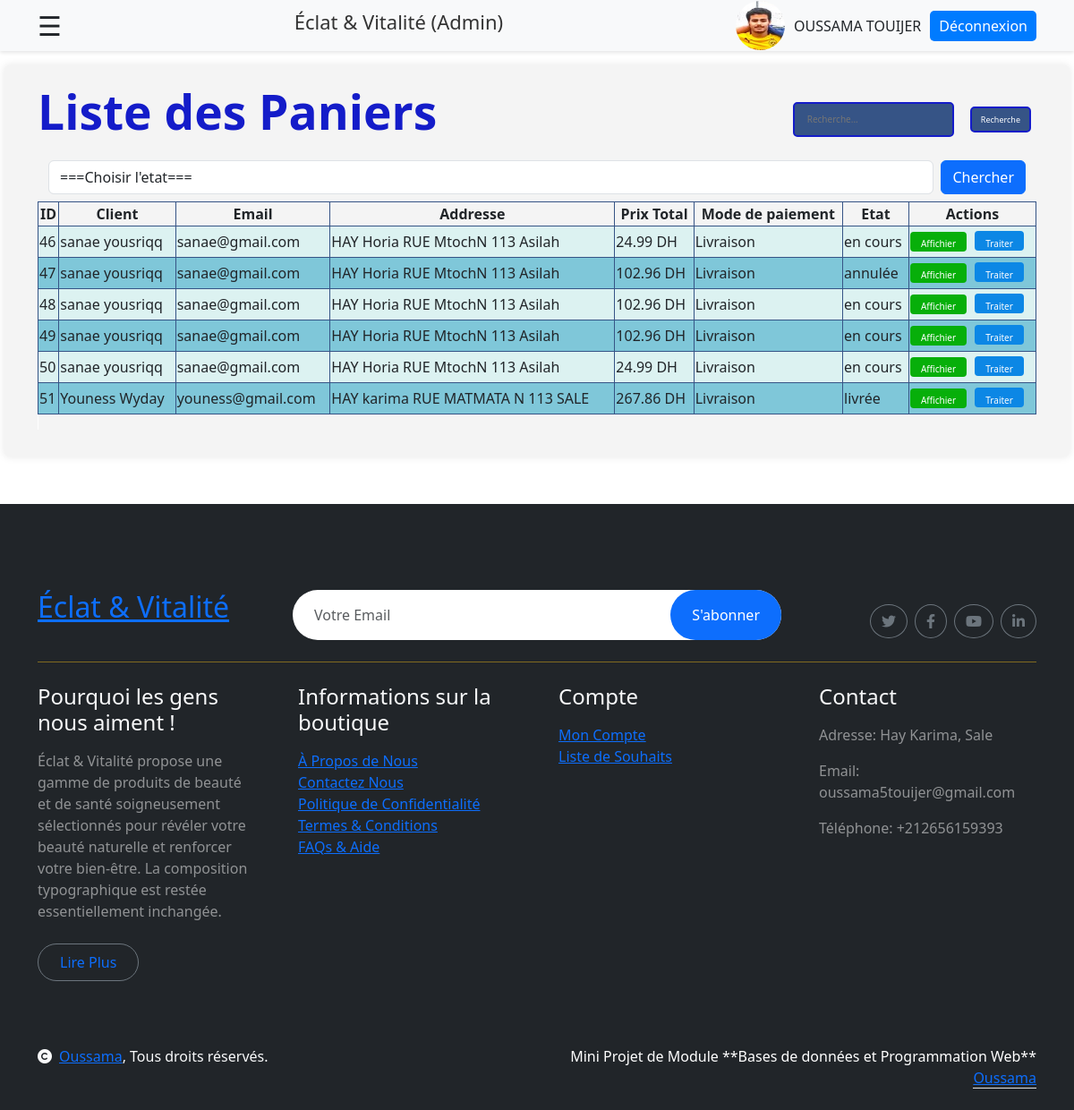
Before: /admin/vente/listeVentes.php (signed in) with the older database file.
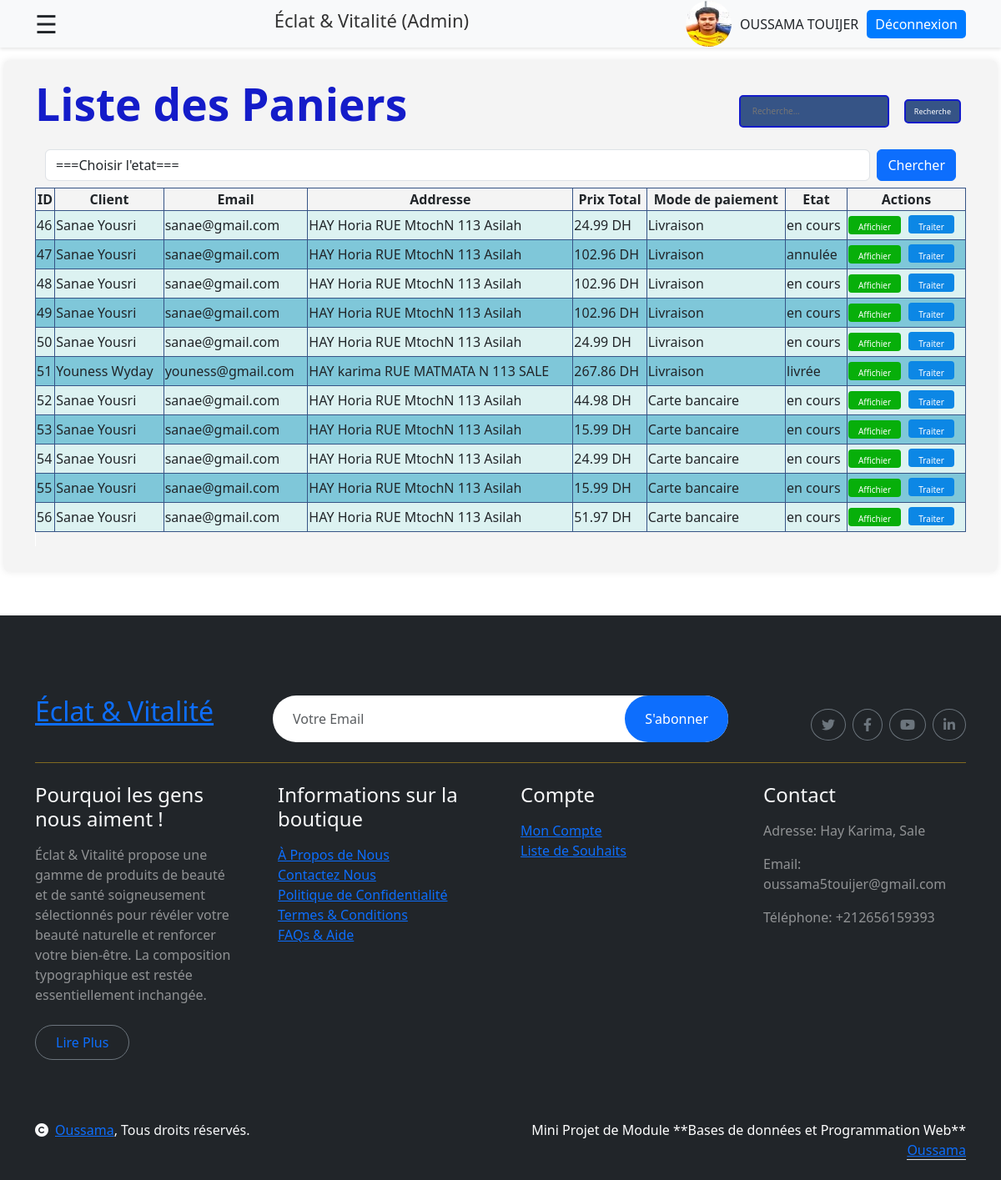
After: the same page with the newer database file.
### tables this page shows
CREATE TABLE IF NOT EXISTS `panier` (
  `id` int NOT NULL AUTO_INCREMENT,
  `idClient` bigint NOT NULL,
  `total` double(100,2) NOT NULL,
  `date_modified` timestamp NULL DEFAULT CURRENT_TIMESTAMP ON UPDATE CURRENT_TIMESTAMP,
  `date_creation` timestamp NULL DEFAULT CURRENT_TIMESTAMP,
  `etat_commande` enum('en cours','en livraison','livrée','annulée','autre') DEFAULT 'en cours',
  `mode_paiement` enum('Livraison','Carte bancaire') NOT NULL DEFAULT 'Livraison',
  PRIMARY KEY (`id`),
  KEY `fk_IdUser` (`idClient`)
);

CREATE TABLE IF NOT EXISTS `users` (
  `id` bigint NOT NULL AUTO_INCREMENT,
  `nom` varchar(100) DEFAULT NULL,
  `prenom` varchar(100) DEFAULT NULL,
  `email` varchar(255) DEFAULT NULL,
  `password` varchar(255) DEFAULT NULL,
  `user_type` enum('client','admin') DEFAULT NULL,
  `telephone` varchar(20) DEFAULT NULL,
  `address` varchar(255) DEFAULT NULL,
  `ville` varchar(100) DEFAULT NULL,
  `date_creation` timestamp NULL DEFAULT CURRENT_TIMESTAMP,
  `date_modification` timestamp NULL DEFAULT CURRENT_TIMESTAMP ON UPDATE CURRENT_TIMESTAMP,
  `etat` tinyint(1) DEFAULT '0',
  PRIMARY KEY (`id`)
);

### include/functionsPanier.php (called while the page is built, shortened)
<?php
function connectToDatabase() {
    $servername = "localhost";
    $username = "root";
    $password = "";
    $DBname = "eclat_vitalite";
    try {
        $conn = new PDO("mysql:host=$servername;dbname=$DBname", $username, $password);
        $conn->setAttribute(PDO::ATTR_ERRMODE, PDO::ERRMODE_EXCEPTION);
        return $conn;
    } catch(PDOException $e) {
        echo "Échec de la connexion : " . $e->getMessage();
        exit();
    }
}
function getAllPaniers() {
    try {
        $conn = connectToDatabase();
        $requete = "SELECT p.*, u.nom,u.prenom,u.address,u.email FROM panier p INNER JOIN users u ON u.id = p.idClient";
        $resultat = $conn->query($requete);
        $paniers = $resultat->fetchAll(PDO::FETCH_ASSOC);
        return $paniers;
    } catch(PDOException $e) {
        echo "Erreur lors de l'exécution de la requête : " . $e->getMessage();
        $conn = null;
        exit();
    }
}
?>

### admin/vente/listeVentes.php (the view, shortened to what this page needs)
<?php
include '../../include/functionsPanier.php';
$paniers = [];
if (!empty($_POST['sPro'])) {
    $paniers = searchPaniers($_POST['sPro']);
} else {
    $paniers = getAllPaniers();
}
$page = isset($_GET['page']) ? $_GET['page'] : 1;
$paniersPerPage = 12;
$startIndex = ($page - 1) * $paniersPerPage;
$paniersToShow = array_slice($paniers, $startIndex, $paniersPerPage);
?>
<!DOCTYPE html>
<html lang="en">
<head>
    <link rel="stylesheet" href="stylesVentes.css">
    <link href="https://cdn.jsdelivr.net/npm/bootstrap@5.3.3/dist/css/bootstrap.min.css" rel="stylesheet" />
    <link href="https://getbootstrap.com/docs/5.3/assets/css/docs.css" rel="stylesheet" />
    <link rel="stylesheet" href="https://cdnjs.cloudflare.com/ajax/libs/font-awesome/6.0.0-beta3/css/all.min.css">
</head>
<body>
<header class="ous" >
    <div class="container d-flex justify-content-between align-items-center">
        <span style="font-size:30px;cursor:pointer" onclick="openDrawer()">&#9776;</span>
        <div class="logo-wrapper">
            <h6 style=" font-size: 22px; color: #333;">Éclat & Vitalité (Admin)</h6>
        </div>
        <div class="user-wrapper">
            <a href="../profile.php">
                <img src="../userImages/user.jpg" alt="user" class="user-image">
            </a>
            <span class="username"><?php echo htmlspecialchars($_SESSION['prenom'].' ' .$_SESSION['nom']); ?></span>
            <?php
            if(isset($_SESSION['email'])) {
                echo '<a class="logout-btn" href="../deconnexion.php">Déconnexion</a>';
            }
            ?>
        </div>
    </div>
</header>
    <div class="main-content">
        <main >
            <div class="container">
                <?php
                if(isset($_SESSION['email'])) {
                echo "<div class='title-and-button'>";
                echo "<h2 class='title' >Liste des Paniers</h1>";
                print'<form method="post" action="" >
                    <input type="text" for="b1" name="sPro" placeholder="Recherche..." class="iptR">
                    <button type="submit" id="b1" class="buR" >
                        Recherche
                    </button>
                </form>';
                echo "</div>";?>
            </div>
       <div class="container">
                <?php
                if (empty($paniersToShow)) {
                    echo "<p>Aucun paniers trouvé.</p>";
                } else {
                    echo "<div class='alert alert-danger'>Échec de la mise à jour du panier. Veuillez réessayer !!!</div>";?>
           <div class="container mb-2">
               <form action="" method="post" class="d-flex align-items-end">
                   <select name='etat_commande' class="form-control me-2">
                       <option value='en cours'>===Choisir l'etat===</option>
                   </select>
                   <button type="submit" name="btS" class="btn btn-primary">Chercher</button>
               </form>
           </div>
                <?php
                echo ' <div class="siw"> <table class="tablee" style="margin-left: auto; margin-right: auto;">
                    <thead>
                <tr>
                    <th>ID</th>
                    <th>Client</th>
                    <th>Email</th>
                    <th>Addresse</th>
                    <th>Prix Total</th>
                    <th>Mode de paiement</th>
                    <th>Etat</th>
                    <th>Actions</th>
                </tr>
                    </thead>
                    <tbody>';
                foreach ($paniersToShow as $panier) {
                    echo "<tr>
                                      <td>{$panier['id']}</td>
                                      <td>{$panier['nom']} {$panier['prenom']}</td>
                                      <td>{$panier['email']}</td>
                                      <td>{$panier['address']}</td>
                                      <td>{$panier['total']} DH</td>
                                      <td>{$panier['mode_paiement']}</td>
                                      <td>{$panier['etat_commande']}</td>
                                      <td class='action-buttons'>
                                           <a  data-bs-toggle='modal' data-bs-target='#modifierModal{$panier['id']}' ><button class='edit-button'>Affichier</button></a>
                                           <a data-bs-toggle='modal' data-bs-target='#traitModal{$panier['id']}' ><button class='delete-button'>Traiter</button></a>
                                      </td>
                         </tr>";
                        }
                    echo '</tbody>';
                    echo '</table>';?>
            </div>
        <?php
                }
                } else {
                    echo "<p>Session data not found.</p>";
                }
               ?>
        </main>
    </div>
<?php include '../../include/footer.php'?>
</body>
</html>

### include/footer.php
<div class="container-fluid bg-dark text-white-50 footer pt-5 mt-5">
    <div class="container py-5">
        <div class="pb-4 mb-4" style="border-bottom: 1px solid rgba(226, 175, 24, 0.5) ;">
            <div class="row g-4">
                <div class="col-lg-3">
                    <a href="#">
                        <h2 class="text-primary mb-0">Éclat & Vitalité</h2>
                    </a>
                </div>
                <div class="col-lg-6">
                    <div class="position-relative mx-auto">
                        <input class="form-control border-0 w-100 py-3 px-4 rounded-pill" type="text" placeholder="Votre Email">
                        <button type="submit" class="btn btn-primary border-0 border-secondary py-3 px-4 position-absolute rounded-pill text-white" style="top: 0; right: 0;">S'abonner</button>
                    </div>
                </div>
                <div class="col-lg-3">
                    <div class="d-flex justify-content-end pt-3">
                        <a class="btn  btn-outline-secondary me-2 btn-md-square rounded-circle" href=""><i class="fab fa-twitter"></i></a>
                        <a class="btn btn-outline-secondary me-2 btn-md-square rounded-circle" href=""><i class="fab fa-facebook-f"></i></a>
                        <a class="btn btn-outline-secondary me-2 btn-md-square rounded-circle" href=""><i class="fab fa-youtube"></i></a>
                        <a class="btn btn-outline-secondary btn-md-square rounded-circle" href=""><i class="fab fa-linkedin-in"></i></a>
                    </div>
                </div>
            </div>
        </div>
        <div class="row g-5">
            <div class="col-lg-3 col-md-6">
                <div class="footer-item">
                    <h4 class="text-light mb-3">Pourquoi les gens nous aiment !</h4>
                    <p class="mb-4">Éclat & Vitalité propose une gamme de produits de beauté et de santé soigneusement sélectionnés pour révéler votre beauté naturelle
                        et renforcer votre bien-être. La composition typographique est restée essentiellement inchangée.</p>
                    <a href="" class="btn border-secondary py-2 px-4 rounded-pill text-primary">Lire Plus</a>
                </div>
            </div>
            <div class="col-lg-3 col-md-6">
                <div class="d-flex flex-column text-start footer-item">
                    <h4 class="text-light mb-3">Informations sur la boutique</h4>
                    <a class="btn-link" href="">À Propos de Nous</a>
                    <a class="btn-link" href="">Contactez Nous</a>
                    <a class="btn-link" href="">Politique de Confidentialité</a>
                    <a class="btn-link" href="">Termes & Conditions</a>
                    <a class="btn-link" href="">FAQs & Aide</a>
                </div>
            </div>
            <div class="col-lg-3 col-md-6">
                <div class="d-flex flex-column text-start footer-item">
                    <h4 class="text-light mb-3">Compte</h4>
                    <a class="btn-link" href="">Mon Compte</a>
                    <a class="btn-link" href="">Liste de Souhaits</a>
                </div>
            </div>
            <div class="col-lg-3 col-md-6">
                <div class="footer-item">
                    <h4 class="text-light mb-3">Contact</h4>
                    <p>Adresse: Hay Karima, Sale</p>
                    <p>Email: oussama5touijer@gmail.com</p>
                    <p>Téléphone: +212656159393</p>
                </div>
            </div>
        </div>
    </div>
</div>
<div class="container-fluid copyright bg-dark py-4">
    <div class="container">
        <div class="row">
            <div class="col-md-6 text-center text-md-start mb-3 mb-md-0">
                <span class="text-light"><a href="#"><i class="fas fa-copyright text-light me-2"></i>Oussama</a>, Tous droits réservés.</span>
            </div>
            <div class="col-md-6 my-auto text-center text-md-end text-white">
                Mini Projet de Module **Bases de données et Programmation Web** <a class="border-bottom" href="#"> Oussama</a>
            </div>
        </div>
    </div>
</div>

### admin/vente/stylesVentes.css (style rules this page uses)
* { margin: 0; padding: 0; box-sizing: border-box; }
.buR { padding: 8px 16px; margin: 8px; font-size: 15px; border: 2px solid #141cc9; border-radius: 5px; cursor: pointer; transition: background-color 0.3s, color 0.2s; background-color: #365486; color: #ffffff; }
.iptR { padding: 8px 16px; margin: 8px; font-size: 15px; border: 2px solid #141cc9; border-radius: 5px; cursor: pointer; transition: background-color 0.3s, color 0.2s; background-color: #365486; color: #ffffff; }
.main-content { flex: none; padding: 20px; }
header { display: flex; justify-content: space-between; align-items: center; margin-bottom: 20px; position: fixed; top: 0; width: 100%; background-color: #f8f9fa; padding: 1px 2px; box-shadow: 0 2px 4px rgba(0, 0, 0, 0.1); z-index: 100; }
.user-wrapper { display: flex; align-items: center; }
.user-image { width: 55px; height: 55px; border-radius: 50%; }
.username { margin-left: 10px; }
.logout-btn { margin-left: 10px; text-decoration: none; color: #fff; padding: 5px 10px; background-color: #007bff; border: none; border-radius: 5px; }
main { background-color: #f4f4f4; padding: 20px; border-radius: 5px; box-shadow: 0 0 10px rgba(0, 0, 0, 0.1); }
.title { display: flex; justify-content: center; color: #141cc9; font-size: 45pt; font-weight: 800; margin-bottom: 30px; }
.tablee { width: 100%; border-collapse: collapse; }
.tablee th { border: 1px solid #365486; padding: 1px; text-align: center; }
.tablee td { border: 1px solid #365486; padding: 1px; }
.tablee th { border: 1px solid #365486; padding: 10px; text-align: center; }
.tablee td { border: 1px solid #365486; padding: 10px; text-align: match-parent; }
.tablee tbody tr:nth-child(odd) { background-color: #DCF2F1; }
.tablee tbody tr:nth-child(even) { background-color: #7FC7D9; }
.delete-button { font-size: 16px; padding: 7px 14px; height: 40px; background-color: #0c87e5; color: #fff; margin-top: 5px; border: none; cursor: pointer; border-radius: 4px; transition: background-color 0.3s ease; }
.edit-button { font-size: 16px; padding: 7px 14px; height: 40px; background-color: #07af0a; color: #fff; margin-right: 5px; border: none; cursor: pointer; border-radius: 4px; transition: background-color 0.3s ease; }
.title-and-button { display: flex; justify-content: space-between; align-items: center; margin-bottom: 10px; }
.ous { display: none; position: fixed; top: 0; width: 100%; background-color: #f8f9fa; padding: 1px 2px; box-shadow: 0 2px 4px rgba(0, 0, 0, 0.1); z-index: 100; }
@media only screen and (max-width: 1200px) { .buR { padding: 6px 10px; margin: 6px; font-size: 9px; border: 2px solid #141cc9; border-radius: 5px; cursor: pointer; transition: background-color 0.3s, color 0.2s; background-color: #365486; color: #ffffff; } }
@media only screen and (max-width: 1200px) { .iptR { padding: 10px 14px; margin: 8px; font-size: 10px; border: 2px solid #141cc9; border-radius: 5px; cursor: pointer; transition: background-color 0.3s, color 0.2s; background-color: #365486; color: #ffffff; } }
@media only screen and (max-width: 1200px) { .main-content { flex: content; padding: 5px; } }
@media only screen and (max-width: 1200px) { .title { display: flex; justify-content: center; color: #141cc9; font-size: 40pt; font-weight: 900; margin-bottom: 17px; } }
@media only screen and (max-width: 1200px) { .tablee th { border: 1px solid #365486; padding: 1px; text-align: center; } }
@media only screen and (max-width: 1200px) { .tablee td { border: 1px solid #365486; padding: 1px; } }
@media only screen and (max-width: 1200px) { .delete-button { font-size: 10px; padding: 7px 12px; height: 22px; background-color: #0c87e5; color: #fff; margin-top: 4px; border: none; cursor: pointer; border-radius: 4px; transition: background-color 0.3s ease; } }
@media only screen and (max-width: 1200px) { .edit-button { font-size: 10px; padding: 6px 12px; height: 22px; background-color: #07af0a; color: #fff; margin-bottom: 5px; border: none; cursor: pointer; border-radius: 4px; transition: background-color 0.3s ease; } }
@media only screen and (max-width: 1200px) { .title-and-button { display: flex; justify-content: space-between; align-items: center; margin-bottom: 5px; } }
@media only screen and (max-width: 1200px) { .ous { display: flex; position: fixed; top: 0; width: 100%; background-color: #f8f9fa; padding: 1px 2px; box-shadow: 0 2px 4px rgba(0, 0, 0, 0.1); z-index: 100; } }
@media only screen and (max-width: 1200px) { header { display: none; } }

Changed rows visible on the page:
changed through a linked row, panier id 46: idClient.nom "sanae" → "Sanae"; idClient.prenom "yousriqq" → "Yousri"
changed through a linked row, panier "annulée": idClient.nom "sanae" → "Sanae"; idClient.prenom "yousriqq" → "Yousri"
changed through a linked row, panier id 48: idClient.nom "sanae" → "Sanae"; idClient.prenom "yousriqq" → "Yousri"
changed through a linked row, panier id 49: idClient.nom "sanae" → "Sanae"; idClient.prenom "yousriqq" → "Yousri"
changed through a linked row, panier id 50: idClient.nom "sanae" → "Sanae"; idClient.prenom "yousriqq" → "Yousri"
added panier: id "52", idClient.nom "Sanae", idClient.prenom "Yousri", idClient.email "sanae@gmail.com", idClient.address "HAY Horia RUE MtochN 113 Asilah", total "44.98", mode_paiement "Carte bancaire", etat_commande "en cours"
added panier: id "53", idClient.nom "Sanae", idClient.prenom "Yousri", idClient.email "sanae@gmail.com", idClient.address "HAY Horia RUE MtochN 113 Asilah", total "15.99", mode_paiement "Carte bancaire", etat_commande "en cours"
added panier: id "54", idClient.nom "Sanae", idClient.prenom "Yousri", idClient.email "sanae@gmail.com", idClient.address "HAY Horia RUE MtochN 113 Asilah", total "24.99", mode_paiement "Carte bancaire", etat_commande "en cours"
added panier: id "55", idClient.nom "Sanae", idClient.prenom "Yousri", idClient.email "sanae@gmail.com", idClient.address "HAY Horia RUE MtochN 113 Asilah", total "15.99", mode_paiement "Carte bancaire", etat_commande "en cours"
added panier: id "56", idClient.nom "Sanae", idClient.prenom "Yousri", idClient.email "sanae@gmail.com", idClient.address "HAY Horia RUE MtochN 113 Asilah", total "51.97", mode_paiement "Carte bancaire", etat_commande "en cours"
